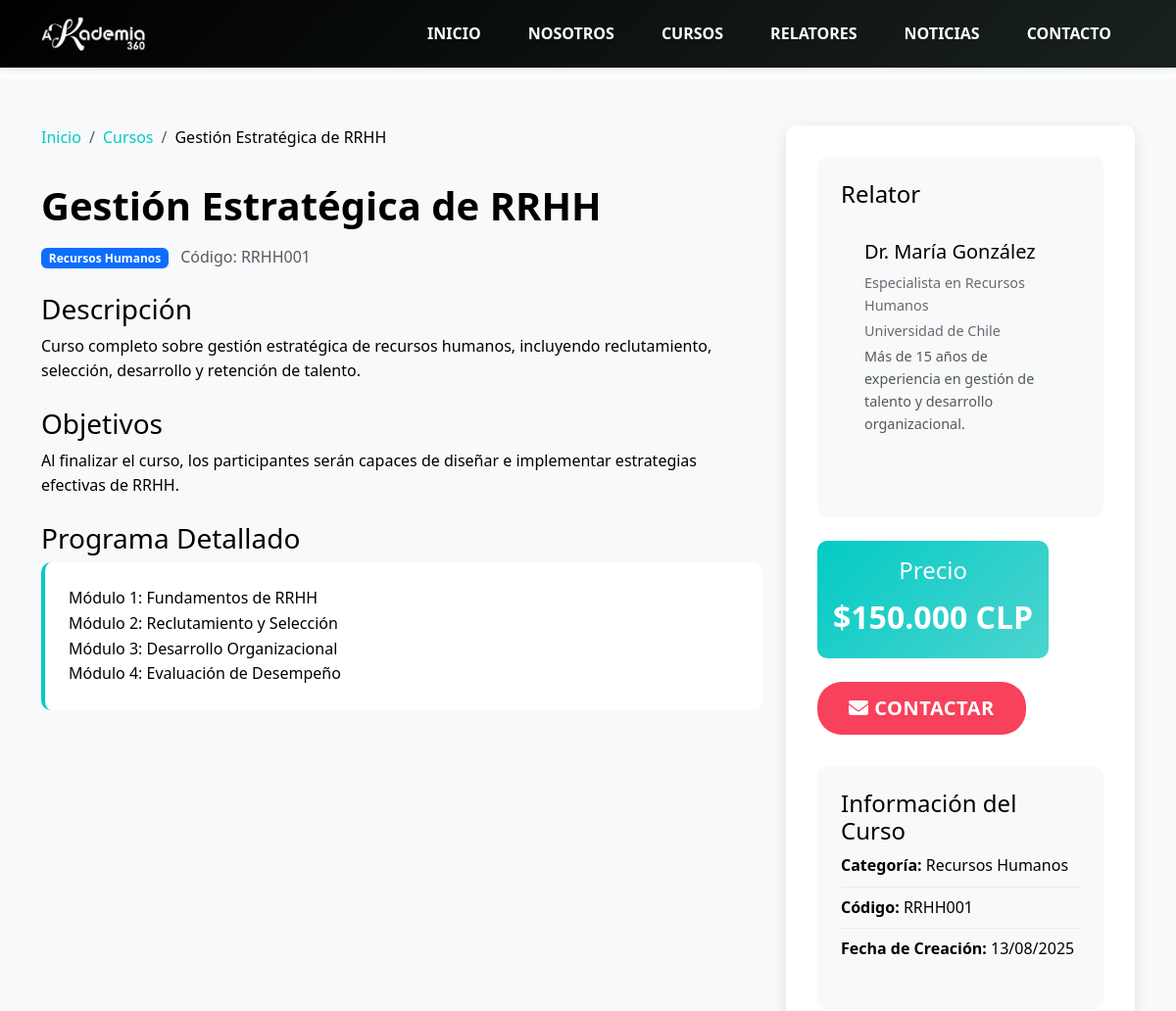
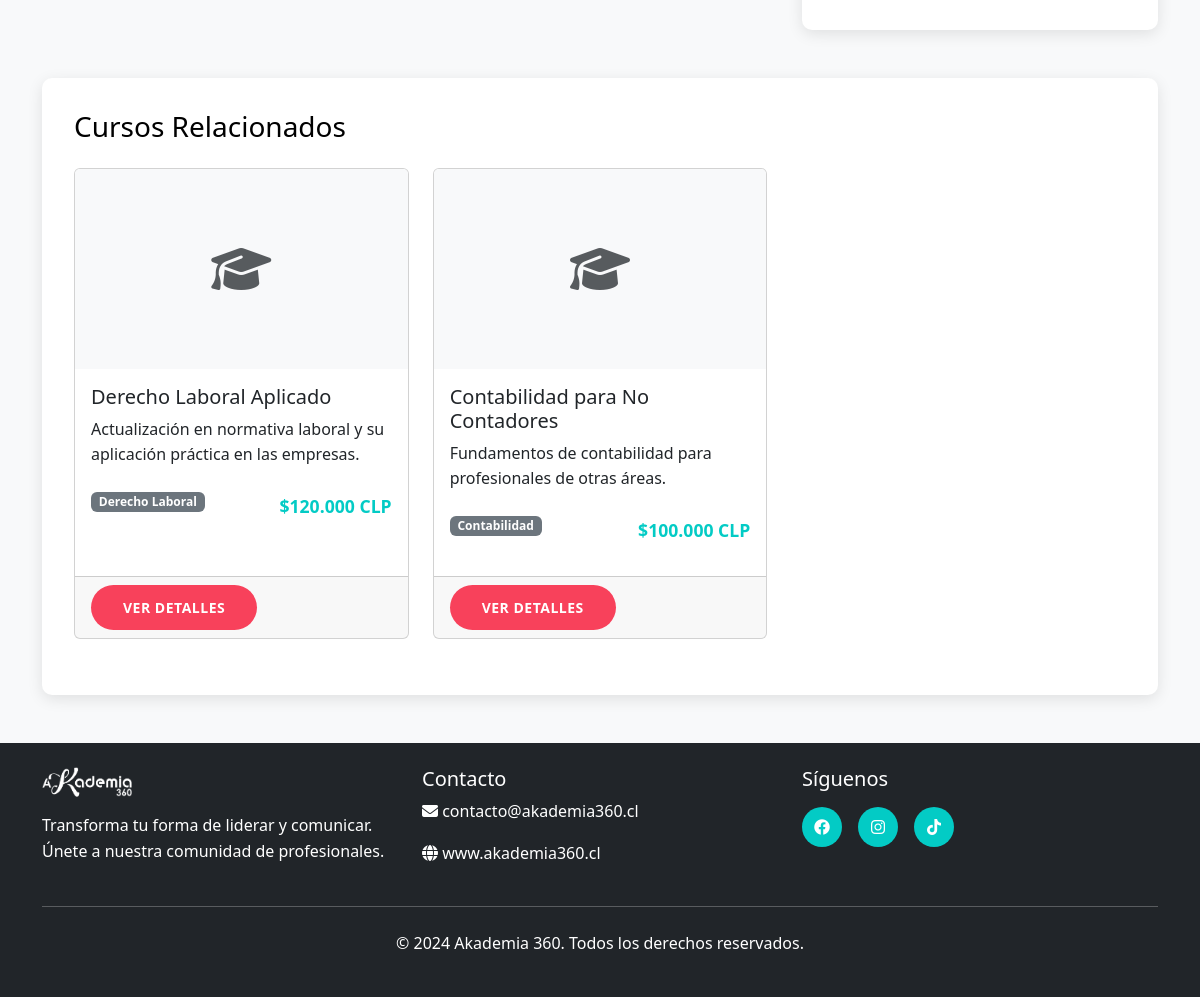
The page /pages/curso.php?id=1 on the database its author committed (2 pictures, top to bottom).
### tables this page shows
CREATE TABLE IF NOT EXISTS `cursos` (
    `id` INT AUTO_INCREMENT PRIMARY KEY,
    `titulo` VARCHAR(255) NOT NULL,
    `descripcion_corta` TEXT,
    `descripcion_completa` LONGTEXT,
    `objetivos` TEXT,
    `programa_detallado` LONGTEXT,
    `codigo` VARCHAR(50) UNIQUE,
    `precio` DECIMAL(10,2),
    `enlace_pago` VARCHAR(255),
    `imagen` VARCHAR(255),
    `id_relator` INT,
    `categoria` VARCHAR(100),
    `activo` BOOLEAN DEFAULT TRUE,
    `fecha_creacion` TIMESTAMP DEFAULT CURRENT_TIMESTAMP,
    FOREIGN KEY (`id_relator`) REFERENCES `relatores`(`id`) ON DELETE SET NULL
);

CREATE TABLE IF NOT EXISTS `relatores` (
    `id` INT AUTO_INCREMENT PRIMARY KEY,
    `nombre` VARCHAR(255) NOT NULL,
    `titulo` VARCHAR(255),
    `biografia` TEXT,
    `especializacion` VARCHAR(255),
    `universidad` VARCHAR(255),
    `imagen` VARCHAR(255),
    `email` VARCHAR(255),
    `activo` BOOLEAN DEFAULT TRUE,
    `fecha_creacion` TIMESTAMP DEFAULT CURRENT_TIMESTAMP
);

### includes/functions.php (called while the page is built, shortened)
<?php
function getRecentCourses($limit = 6) {
    $mysqli = getDBConnection();
    $sql = "SELECT c.*, r.nombre as nombre_relator, r.imagen as imagen_relator
            FROM cursos c
            LEFT JOIN relatores r ON c.id_relator = r.id
            WHERE c.activo = 1
            ORDER BY c.fecha_creacion DESC
            LIMIT $limit";
    $result = $mysqli->query($sql);
    $data = [];
    if ($result) {
        while ($row = $result->fetch_assoc()) {
            $data[] = [
                'id' => $row['id'],
                'title' => $row['titulo'],
                'short_description' => $row['descripcion_corta'],
                'description' => $row['descripcion_completa'],
                'objectives' => $row['objetivos'],
                'detailed_program' => $row['programa_detallado'],
                'code' => $row['codigo'],
                'price' => $row['precio'],
                'payment_link' => $row['enlace_pago'],
                'image' => $row['imagen'],
                'relator_id' => $row['id_relator'],
                'category' => $row['categoria'],
                'active' => $row['activo'],
                'created_at' => $row['fecha_creacion'],
                'relator_name' => $row['nombre_relator'],
                'relator_image' => $row['imagen_relator']
            ];
        }
    }
    return $data;
}
function getCourseById($id) {
    $mysqli = getDBConnection();
    $id = $mysqli->real_escape_string($id);
    $sql = "SELECT c.*, r.nombre as nombre_relator, r.titulo as titulo_relator,
            r.biografia as biografia_relator, r.especializacion, r.universidad, r.imagen as imagen_relator
            FROM cursos c
            LEFT JOIN relatores r ON c.id_relator = r.id
            WHERE c.id = $id AND c.activo = 1";
    $result = $mysqli->query($sql);
    if ($result && $row = $result->fetch_assoc()) {
        return [
            'id' => $row['id'],
            'title' => $row['titulo'],
            'short_description' => $row['descripcion_corta'],
            'description' => $row['descripcion_completa'],
            'objectives' => $row['objetivos'],
            'detailed_program' => $row['programa_detallado'],
            'code' => $row['codigo'],
            'price' => $row['precio'],
            'payment_link' => $row['enlace_pago'],
            'image' => $row['imagen'],
            'relator_id' => $row['id_relator'],
            'category' => $row['categoria'],
            'active' => $row['activo'],
            'created_at' => $row['fecha_creacion'],
            'relator_name' => $row['nombre_relator'],
            'relator_title' => $row['titulo_relator'],
            'relator_biography' => $row['biografia_relator'],
            'relator_specialization' => $row['especializacion'],
            'relator_university' => $row['universidad'],
            'relator_image' => $row['imagen_relator']
        ];
    }
    return null;
}
function formatDate($date) {
    return date('d/m/Y', strtotime($date));
}
?>

### pages/curso.php (the view, shortened to what this page needs)
<?php
require_once '../includes/functions.php';
$course_id = isset($_GET['id']) ? (int)$_GET['id'] : 0;
$course = getCourseById($course_id);
$related_courses = getRecentCourses(3);
$related_courses = array_filter($related_courses, function($c) use ($course_id) {
    return $c['id'] != $course_id;
});
?>
<!DOCTYPE html>
<html lang="es">
<head>
    <link href="https://cdn.jsdelivr.net/npm/bootstrap@5.3.0/dist/css/bootstrap.min.css" rel="stylesheet">
    <link rel="stylesheet" href="https://cdnjs.cloudflare.com/ajax/libs/font-awesome/6.4.0/css/all.min.css">
    <link rel="stylesheet" href="../css/style.css">
</head>
<body>
    <header class="navbar navbar-expand-lg fixed-top">
        <div class="container">
            <a class="navbar-brand" href="../index.php">
                <div class="logo">
                    <img src="../img/logo-akademia360.png" alt="Akademia 360" onerror="this.style.display='none'">
                </div>
            </a>
            <div class="collapse navbar-collapse" id="navbarNav">
                <ul class="navbar-nav ms-auto">
                    <li class="nav-item">
                        <a class="nav-link" href="../index.php">INICIO</a>
                    </li>
                    <li class="nav-item">
                        <a class="nav-link" href="nosotros.php">NOSOTROS</a>
                    </li>
                    <li class="nav-item">
                        <a class="nav-link" href="calendario_cursos.php">CURSOS</a>
                    </li>
                    <li class="nav-item">
                        <a class="nav-link" href="relatores.php">RELATORES</a>
                    </li>
                    <li class="nav-item">
                        <a class="nav-link" href="../index.php#noticias">NOTICIAS</a>
                    </li>
                    <li class="nav-item">
                        <a class="nav-link" href="contacto.php">CONTACTO</a>
                    </li>
                </ul>
            </div>
        </div>
    </header>
    <main style="margin-top: 80px;">
        <section class="course-details py-5">
            <div class="container">
                <div class="row">
                    <div class="col-lg-8">
                        <nav aria-label="breadcrumb">
                            <ol class="breadcrumb">
                                <li class="breadcrumb-item"><a href="../index.php">Inicio</a></li>
                                <li class="breadcrumb-item"><a href="calendario_cursos.php">Cursos</a></li>
                                <li class="breadcrumb-item active" aria-current="page"><?php echo htmlspecialchars($course['title']); ?></li>
                            </ol>
                        </nav>
                        <div class="course-header mb-4">
                            <h1 class="course-title"><?php echo htmlspecialchars($course['title']); ?></h1>
                            <div class="course-meta">
                                <span class="badge bg-primary me-2"><?php echo htmlspecialchars($course['category']); ?></span>
                                <span class="text-muted">Código: <?php echo htmlspecialchars($course['code']); ?></span>
                            </div>
                        </div>
                        <div class="course-description mb-4">
                            <h3>Descripción</h3>
                            <p><?php echo nl2br(htmlspecialchars($course['description'])); ?></p>
                        </div>
                        <?php if ($course['objectives']): ?>
                        <div class="course-objectives mb-4">
                            <h3>Objetivos</h3>
                            <p><?php echo nl2br(htmlspecialchars($course['objectives'])); ?></p>
                        </div>
                        <?php endif; ?>
                        <?php if ($course['detailed_program']): ?>
                        <div class="course-program mb-4">
                            <h3>Programa Detallado</h3>
                            <div class="program-content">
                                <?php echo nl2br(htmlspecialchars($course['detailed_program'])); ?>
                            </div>
                        </div>
                        <?php endif; ?>
                    </div>
                    <div class="col-lg-4">
                        <div class="course-sidebar">
                            <?php if ($course['relator_name']): ?>
                            <div class="relator-card mb-4">
                                <h4>Relator</h4>
                                <div class="relator-info">
                                    <div class="relator-details">
                                        <h5><?php echo htmlspecialchars($course['relator_name']); ?></h5>
                                        <?php if ($course['relator_title']): ?>
                                        <p class="text-muted"><?php echo htmlspecialchars($course['relator_title']); ?></p>
                                        <?php endif; ?>
                                        <?php if ($course['relator_university']): ?>
                                        <p class="text-muted"><?php echo htmlspecialchars($course['relator_university']); ?></p>
                                        <?php endif; ?>
                                        <?php if ($course['relator_biography']): ?>
                                        <p class="relator-bio"><?php echo htmlspecialchars($course['relator_biography']); ?></p>
                                        <?php endif; ?>
                                    </div>
                                </div>
                            </div>
                            <?php endif; ?>
                            <div class="course-actions mb-4">
                                <div class="price-info mb-3">
                                    <h4>Precio</h4>
                                    <div class="price">
                                    <?php if ($course['price'] !== null && $course['price'] !== ''): ?>
                                        $<?php echo number_format($course['price'], 0, ',', '.'); ?> CLP
                                    <?php else: ?>
                                        <span class="badge bg-warning text-dark">Cotizable</span>
                                    <?php endif; ?>
                                </div>
                                </div>
                                <div class="action-buttons">
                                    <a href="contacto.php?curso=<?php echo $course['id']; ?>"
                                       class="btn btn-outline-primary btn-lg w-100">
                                        <i class="fas fa-envelope"></i> Contactar
                                    </a>
                                </div>
                            </div>
                            <div class="course-details-info">
                                <h4>Información del Curso</h4>
                                <ul class="list-unstyled">
                                    <li><strong>Categoría:</strong> <?php echo htmlspecialchars($course['category']); ?></li>
                                    <li><strong>Código:</strong> <?php echo htmlspecialchars($course['code']); ?></li>
                                    <li><strong>Fecha de Creación:</strong> <?php echo formatDate($course['created_at']); ?></li>
                                </ul>
                            </div>
                        </div>
                    </div>
                </div>
                <?php if (!empty($related_courses)): ?>
                <div class="related-courses mt-5">
                    <h3>Cursos Relacionados</h3>
                    <div class="row">
                        <?php foreach (array_slice($related_courses, 0, 3) as $related_course): ?>
                        <div class="col-md-4 mb-4">
                            <div class="card h-100">
                                <?php if ($related_course['image']): ?>
                                <img src="<?php echo htmlspecialchars($related_course['image']); ?>"
                                     class="card-img-top" alt="<?php echo htmlspecialchars($related_course['title']); ?>"
                                     style="height: 200px; object-fit: cover;">
                                <?php else: ?>
                                <div class="card-img-top bg-light d-flex align-items-center justify-content-center"
                                     style="height: 200px;">
                                    <i class="fas fa-graduation-cap fa-3x text-muted"></i>
                                </div>
                                <?php endif; ?>
                                <div class="card-body">
                                    <h5 class="card-title"><?php echo htmlspecialchars($related_course['title']); ?></h5>
                                    <p class="card-text"><?php echo htmlspecialchars($related_course['short_description']); ?></p>
                                    <div class="course-meta">
                                        <span class="badge bg-secondary"><?php echo htmlspecialchars($related_course['category']); ?></span>
                                        <span class="price">
                                            <?php if ($related_course['price'] !== null && $related_course['price'] !== ''): ?>
                                                $<?php echo number_format($related_course['price'], 0, ',', '.'); ?> CLP
                                            <?php else: ?>
                                                <span class="badge bg-warning text-dark">Cotizable</span>
                                            <?php endif; ?>
                                        </span>
                                    </div>
                                </div>
                                <div class="card-footer">
                                    <a href="curso.php?id=<?php echo $related_course['id']; ?>" class="btn btn-outline-primary btn-sm">
                                        Ver Detalles
                                    </a>
                                </div>
                            </div>
                        </div>
                        <?php endforeach; ?>
                    </div>
                </div>
                <?php endif; ?>
            </div>
        </section>
    </main>
    <footer class="footer bg-dark text-white py-4">
        <div class="container">
            <div class="row">
                <div class="col-lg-4">
                    <div class="footer-logo">
                        <div class="logo">
                            <img src="../img/logo-akademia360.png" alt="Akademia 360" style="height: 30px; width: auto;">
                        </div>
                    </div>
                    <p class="mt-3">Transforma tu forma de liderar y comunicar. Únete a nuestra comunidad de profesionales.</p>
                </div>
                <div class="col-lg-4">
                    <h5>Contacto</h5>
                    <p><i class="fas fa-envelope"></i> contacto@akademia360.cl</p>
                    <p><i class="fas fa-globe"></i> www.akademia360.cl</p>
                </div>
                <div class="col-lg-4">
                    <h5>Síguenos</h5>
                    <div class="social-links">
                        <a href="#" class="social-link"><i class="fab fa-facebook"></i></a>
                        <a href="#" class="social-link"><i class="fab fa-instagram"></i></a>
                        <a href="#" class="social-link"><i class="fab fa-tiktok"></i></a>
                    </div>
                </div>
            </div>
            <hr class="my-4">
            <div class="text-center">
                <p>&copy; 2024 Akademia 360. Todos los derechos reservados.</p>
            </div>
        </div>
    </footer>
</body>
</html>

### rows shown on the page
cursos: titulo "Gestión Estratégica de RRHH", codigo "RRHH001", descripcion_completa "Curso completo sobre gestión estratégica de recursos humanos, incluyendo reclutamiento, selección, desarrollo y retención de talento.", objetivos "Al finalizar el curso, los participantes serán capaces de diseñar e implementar estrategias efectivas de RRHH.", programa_detallado "Módulo 1: Fundamentos de RRHH Módulo 2: Reclutamiento y Selección Módulo 3: Desarrollo Organizacional Módulo 4: Evaluación de Desempeño", id_relator.nombre "Dr. María González", id_relator.titulo "Especialista en Recursos Humanos", id_relator.universidad "Universidad de Chile", id_relator.biografia "Más de 15 años de experiencia en gestión de talento y desarrollo organizacional.", precio "150.000", fecha_creacion "13/08/2025"
cursos: titulo "Derecho Laboral Aplicado", descripcion_corta "Actualización en normativa laboral y su aplicación práctica en las empresas.", categoria "Derecho Laboral", precio "120.000"
cursos: titulo "Contabilidad para No Contadores", descripcion_corta "Fundamentos de contabilidad para profesionales de otras áreas.", categoria "Contabilidad", precio "100.000"

### other values the page prints
$course['category'] "Recursos Humanos"
